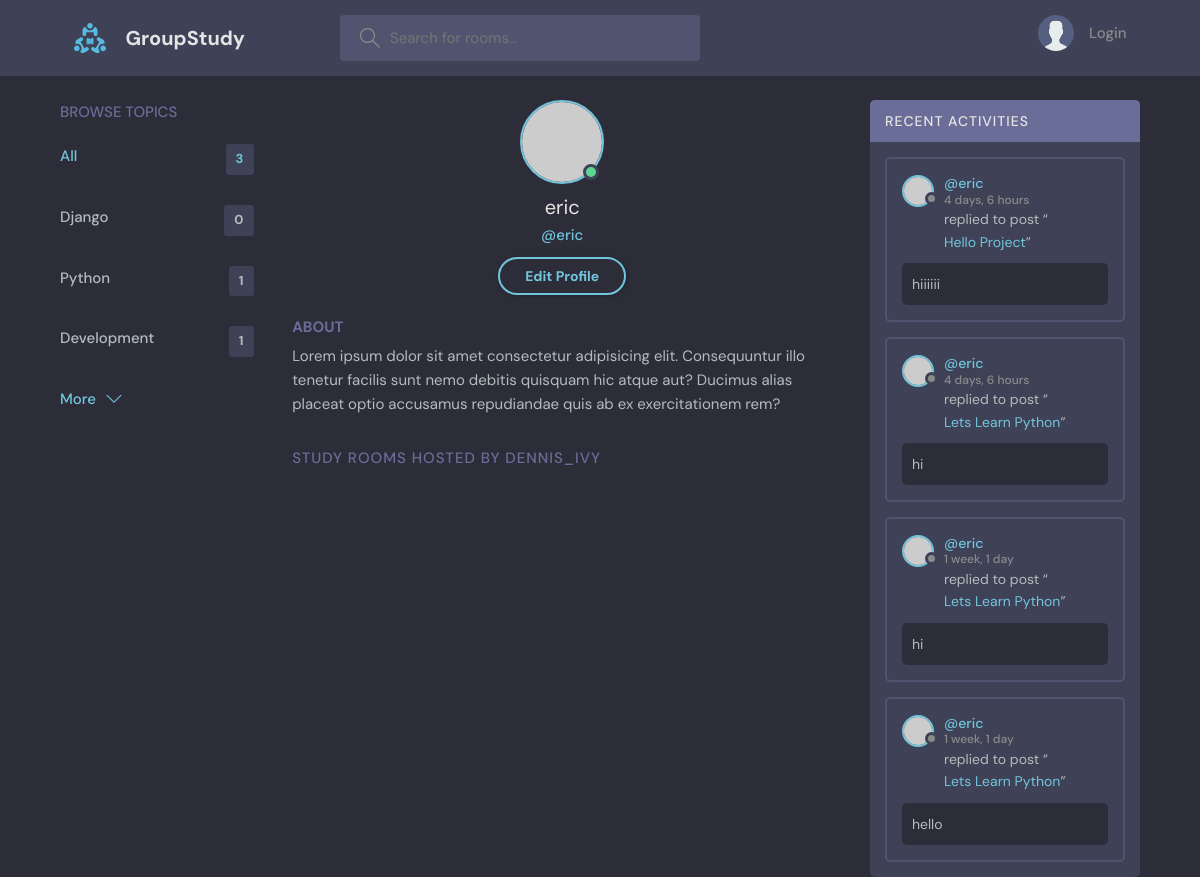
Before: /profile/4/ with the older database file.
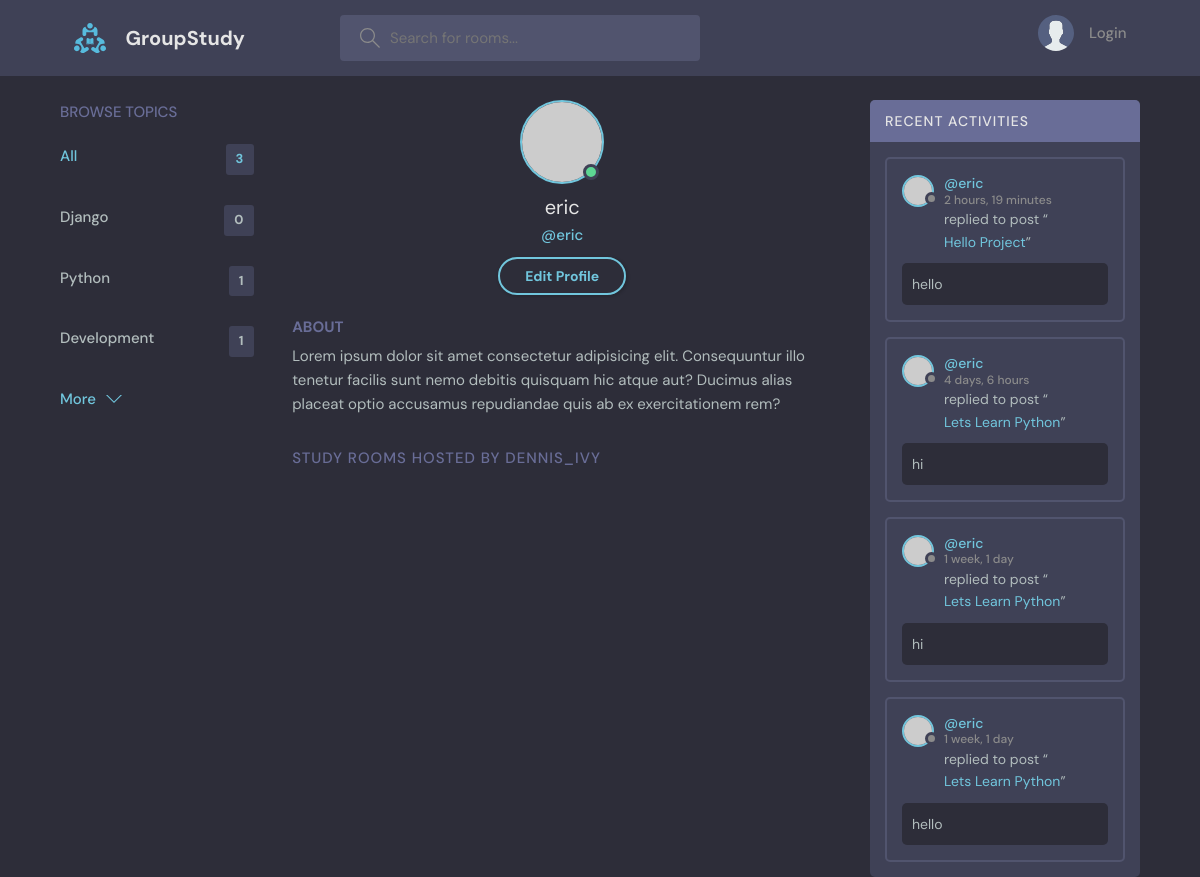
After: the same page with the newer database file.
### base/models.py (models this page shows, shortened)
class Topic(models.Model):
    name = models.CharField(max_length=200)

class Message(models.Model):
    user = models.ForeignKey(User, on_delete=models.CASCADE)
    room = models.ForeignKey(Room, on_delete=models.CASCADE)
    body = models.TextField()
    updated = models.DateTimeField(auto_now=True)
    created = models.DateTimeField(auto_now_add=True)
    class Meta:
        ordering = ['-updated', '-created']

class Room(models.Model):
    host = models.ForeignKey(User, on_delete=models.SET_NULL, null=True)
    topic = models.ForeignKey(Topic, on_delete=models.SET_NULL, null=True)
    name = models.CharField(max_length= 200)
    description = models.TextField(null=True, blank=True)
    participants = models.ManyToManyField(User, related_name='participants', blank=True)
    updated = models.DateTimeField(auto_now=True)
    created = models.DateTimeField(auto_now_add=True)
    class Meta:
        ordering = ['-updated', '-created']
    def __str__(self):
        return self.name

### base/views.py (the view)
# urls.py: path("profile/<str:pk>/", views.userProfile, name="user-profile"),
def userProfile(request, pk):
    user = User.objects.get(id=pk)
    rooms = user.room_set.all()
    room_messages = user.message_set.all()
    topics = Topic.objects.all()
    context = {'user': user, 'rooms': rooms, 'room_messages':room_messages, 'topics':topics}
    return render(request, 'base/profile.html', context)

### base/templates/base/profile.html (shortened to what this page needs)
{% extends 'main.html' %}
{% block content %}
  <main class="profile-page layout layout--3">
    <div class="container">
      {% include 'base/topic_comp.html' %}
      <div class="roomList">
        <div class="profile">
          <div class="profile__avatar">
            <div class="avatar avatar--large active">
              <img src="https://randomuser.me/api/portraits/men/11.jpg" />
            </div>
          </div>
          <div class="profile__info">
            <h3>{{user.username}}</h3>
            <p>@{{user.username}}</p>
            <a href="edit-user.html" class="btn btn--main btn--pill">Edit Profile</a>
          </div>
          <div class="profile__about">
            <h3>About</h3>
            <p>
              Lorem ipsum dolor sit amet consectetur adipisicing elit. Consequuntur illo tenetur
              facilis sunt nemo debitis quisquam hic atque aut? Ducimus alias placeat optio
              accusamus repudiandae quis ab ex exercitationem rem?
            </p>
          </div>
        </div>
        <div class="roomList__header">
          <div>
            <h2>Study Rooms Hosted by dennis_ivy</a>
            </h2>
          </div>
        </div>
      </div>
      {% include 'base/activity_comp.html' %}
    </div>
  </main>
{% endblock content %}

### base/templates/base/topic_comp.html
<div class="topics">
    <div class="topics__header">
      <h2>Browse Topics</h2>
    </div>
    <ul class="topics__list">
      <li>
        <a href="{% url 'home' %}" class="active">All <span>{{topics.count}}</span></a>
      </li>
      {% for topic in topics %}
      <li>
        <a href="{%url 'home'%}?q={{topic.name}}">{{topic.name}} <span>{{topic.room_set.all.count}}</span></a>
      </li>
      {%endfor%}
    </ul>
    <a class="btn btn--link" href="topics.html">
      More
      <svg version="1.1" xmlns="http://www.w3.org/2000/svg" width="32" height="32" viewBox="0 0 32 32">
        <title>chevron-down</title>
        <path d="M16 21l-13-13h-3l16 16 16-16h-3l-13 13z"></path>
      </svg>
    </a>
  </div>

### base/templates/base/activity_comp.html (shortened to what this page needs)
<div class="activities">
    <div class="activities__header">
      <h2>Recent Activities</h2>
    </div>
    {% for message in room_messages%}
    <div class="activities__box">
      <div class="activities__boxHeader roomListRoom__header">
        <a href="{% url 'user-profile' message.user.id %}" class="roomListRoom__author">
          <div class="avatar avatar--small">
            <img src="https://randomuser.me/api/portraits/women/11.jpg" />
          </div>
          <p>
            @{{message.user}}
            <span>{{message.created|timesince}}</span>
          </p>
        </a>
      </div>
      <div class="activities__boxContent">
        <p>replied to post “<a href="{% url 'room' message.room.id %}">{{message.room}}</a>”</p>
        <div class="activities__boxRoomContent">
            {{message.body}}
        </div>
      </div>
    </div>
    {%endfor%}
  </div>

Changed rows visible on the page:
removed Message: user "eric", created "4 days, 6 hours", room "Hello Project", body "hiiiiii"
added Message: user "eric", created "2 hours, 19 minutes", room "Hello Project", body "hello"
